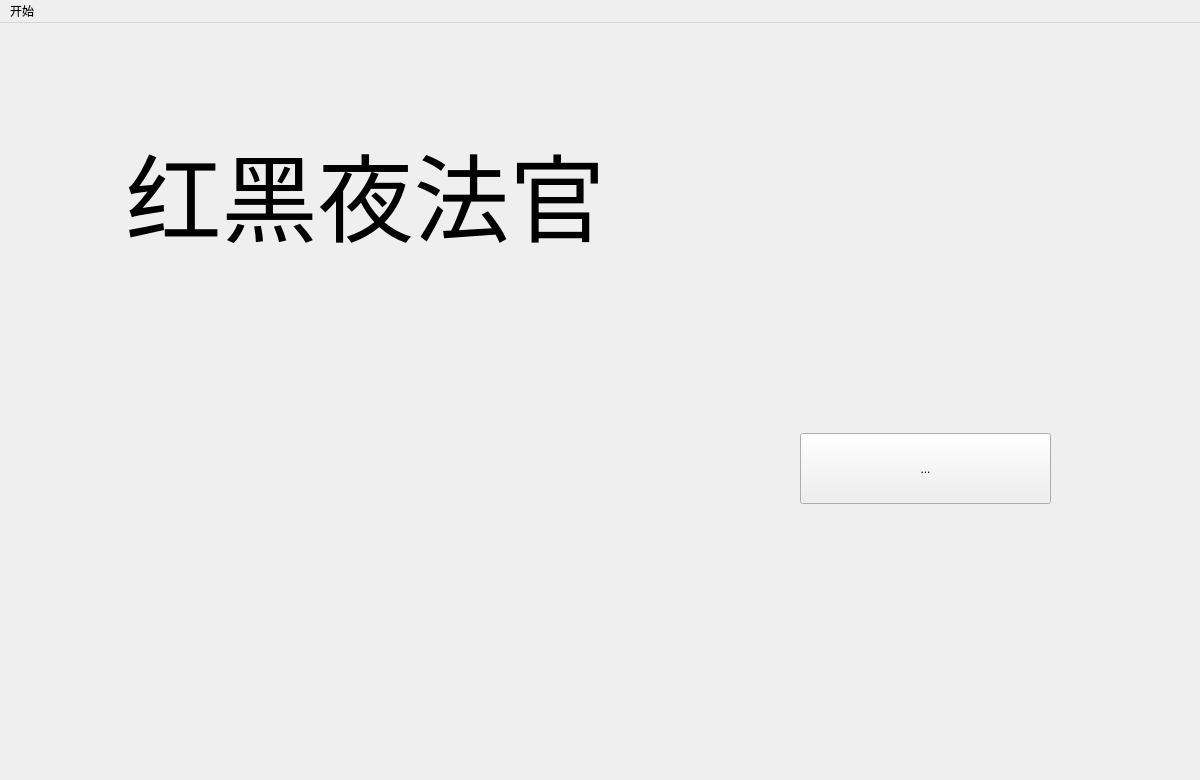
<?xml version="1.0" encoding="UTF-8"?>
<ui version="4.0">
 <class>StartWindow</class>
 <widget class="QMainWindow" name="StartWindow">
  <property name="geometry">
   <rect>
    <x>0</x>
    <y>0</y>
    <width>1200</width>
    <height>780</height>
   </rect>
  </property>
  <property name="minimumSize">
   <size>
    <width>1200</width>
    <height>780</height>
   </size>
  </property>
  <property name="maximumSize">
   <size>
    <width>1200</width>
    <height>780</height>
   </size>
  </property>
  <property name="windowTitle">
   <string>红黑夜法官</string>
  </property>
  <property name="windowIcon">
   <iconset resource="res.qrc">
    <normaloff>:/image/titleicon.jpg</normaloff>:/image/titleicon.jpg</iconset>
  </property>
  <widget class="QWidget" name="centralWidget">
   <widget class="QToolButton" name="StartButton">
    <property name="enabled">
     <bool>true</bool>
    </property>
    <property name="geometry">
     <rect>
      <x>800</x>
      <y>410</y>
      <width>251</width>
      <height>71</height>
     </rect>
    </property>
    <property name="styleSheet">
     <string notr="true">border-image: url(:/image/StartButton.jpg);
border-image: url(:/image/StartButton.jpg);</string>
    </property>
    <property name="text">
     <string>...</string>
    </property>
   </widget>
   <widget class="QLabel" name="titlelabel">
    <property name="geometry">
     <rect>
      <x>110</x>
      <y>70</y>
      <width>511</width>
      <height>201</height>
     </rect>
    </property>
    <property name="font">
     <font>
      <family>楷体</family>
      <pointsize>72</pointsize>
     </font>
    </property>
    <property name="cursor">
     <cursorShape>ArrowCursor</cursorShape>
    </property>
    <property name="autoFillBackground">
     <bool>false</bool>
    </property>
    <property name="frameShadow">
     <enum>QFrame::Raised</enum>
    </property>
    <property name="text">
     <string>红黑夜法官</string>
    </property>
    <property name="textFormat">
     <enum>Qt::RichText</enum>
    </property>
    <property name="scaledContents">
     <bool>false</bool>
    </property>
    <property name="alignment">
     <set>Qt::AlignCenter</set>
    </property>
    <property name="wordWrap">
     <bool>false</bool>
    </property>
   </widget>
   <widget class="QLabel" name="picturelabel">
    <property name="geometry">
     <rect>
      <x>460</x>
      <y>140</y>
      <width>271</width>
      <height>381</height>
     </rect>
    </property>
    <property name="text">
     <string/>
    </property>
   </widget>
   <widget class="QLabel" name="endTextLabel">
    <property name="geometry">
     <rect>
      <x>430</x>
      <y>240</y>
      <width>311</width>
      <height>61</height>
     </rect>
    </property>
    <property name="font">
     <font>
      <family>楷体</family>
      <pointsize>36</pointsize>
     </font>
    </property>
    <property name="styleSheet">
     <string notr="true">color: rgb(255, 255, 255);</string>
    </property>
    <property name="text">
     <string/>
    </property>
   </widget>
   <zorder>titlelabel</zorder>
   <zorder>picturelabel</zorder>
   <zorder>StartButton</zorder>
   <zorder>endTextLabel</zorder>
  </widget>
  <widget class="QMenuBar" name="menuBar">
   <property name="geometry">
    <rect>
     <x>0</x>
     <y>0</y>
     <width>1200</width>
     <height>23</height>
    </rect>
   </property>
   <widget class="QMenu" name="menu">
    <property name="title">
     <string>开始</string>
    </property>
    <addaction name="actionExit"/>
   </widget>
   <addaction name="menu"/>
  </widget>
  <action name="actionExit">
   <property name="text">
    <string>退出</string>
   </property>
  </action>
 </widget>
 <layoutdefault spacing="6" margin="11"/>
 <resources>
  <include location="res.qrc"/>
 </resources>
 <connections/>
</ui>
